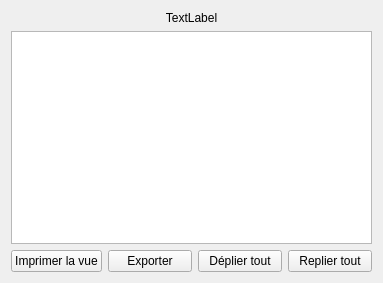
<?xml version="1.0" encoding="UTF-8"?>
<ui version="4.0">
 <class>FormDisplayTree</class>
 <widget class="QWidget" name="FormDisplayTree">
  <property name="geometry">
   <rect>
    <x>0</x>
    <y>0</y>
    <width>383</width>
    <height>283</height>
   </rect>
  </property>
  <property name="windowTitle">
   <string>Instantané d'arbre</string>
  </property>
  <layout class="QGridLayout" name="gridLayout">
   <item row="1" column="0" colspan="4">
    <widget class="QTreeView" name="treeView">
     <property name="editTriggers">
      <set>QAbstractItemView::NoEditTriggers</set>
     </property>
     <property name="showDropIndicator" stdset="0">
      <bool>false</bool>
     </property>
     <property name="selectionMode">
      <enum>QAbstractItemView::NoSelection</enum>
     </property>
     <property name="headerHidden">
      <bool>true</bool>
     </property>
    </widget>
   </item>
   <item row="2" column="0">
    <widget class="QPushButton" name="printViewButton">
     <property name="text">
      <string>Imprimer la vue</string>
     </property>
    </widget>
   </item>
   <item row="2" column="2">
    <widget class="QPushButton" name="expandButton">
     <property name="text">
      <string>Déplier tout</string>
     </property>
    </widget>
   </item>
   <item row="2" column="3">
    <widget class="QPushButton" name="collapseButton">
     <property name="text">
      <string>Replier tout</string>
     </property>
    </widget>
   </item>
   <item row="0" column="0" colspan="4">
    <widget class="QLabel" name="label">
     <property name="text">
      <string>TextLabel</string>
     </property>
     <property name="alignment">
      <set>Qt::AlignCenter</set>
     </property>
    </widget>
   </item>
   <item row="2" column="1">
    <widget class="QPushButton" name="exportButton">
     <property name="text">
      <string>Exporter</string>
     </property>
    </widget>
   </item>
  </layout>
 </widget>
 <resources/>
 <connections/>
</ui>
